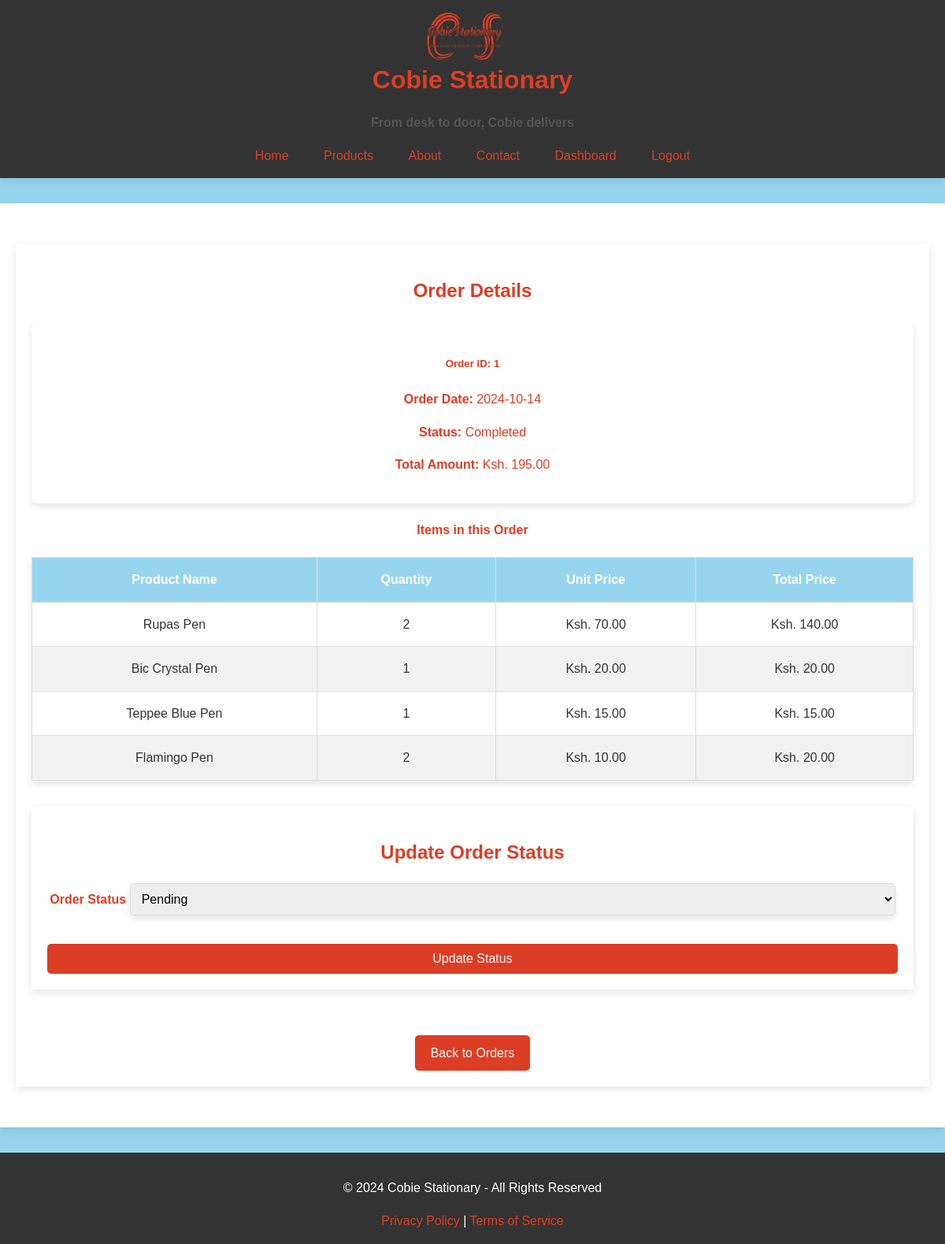
The app's page /order/order/1 (signed in) with its own data.
### app/models.py (models this page shows, shortened)
class Order(db.Model):
    __tablename__ = 'orders'
    order_id = db.Column(db.Integer, primary_key=True, autoincrement=True)
    customer_id = db.Column(db.Integer, db.ForeignKey('customers.customer_id'), nullable=False)
    order_date = db.Column(db.DateTime, default=db.func.current_timestamp())
    total_amount = db.Column(db.Numeric(10, 2), nullable=False)
    status = db.Column(db.Enum('Pending','Sorting','Transporting', 'Completed', 'Cancelled'), default='Pending')
    order_items = db.relationship('OrderItem', backref='order', lazy=True)

class OrderItem(db.Model):
    __tablename__ = 'order_items'
    order_item_id = db.Column(db.Integer, primary_key=True, autoincrement=True)
    order_id = db.Column(db.Integer, db.ForeignKey('orders.order_id'), nullable=False)
    product_id = db.Column(db.Integer, db.ForeignKey('products.product_id'), nullable=False)
    quantity = db.Column(db.Integer, nullable=False)
    total_price = db.Column(db.Numeric(10, 2), nullable=False)
    product = db.relationship('Product', backref='order_items')

class Product(db.Model):
    __tablename__ = 'products'
    product_id = db.Column(db.Integer, primary_key=True, autoincrement=True)
    product_name = db.Column(db.String(255), nullable=False)
    product_code = db.Column(db.String(10), unique=True, nullable=True)  # New field for product code
    category_id = db.Column(db.Integer, db.ForeignKey('categories.category_id'), nullable=True)
    supplier_id = db.Column(db.Integer, db.ForeignKey('suppliers.supplier_id'), nullable=True)
    unit_price = db.Column(db.Numeric(10, 2), nullable=False)
    stock_quantity = db.Column(db.Integer, nullable=False, default=0)
    reorder_level = db.Column(db.Integer, nullable=False)
    discontinued = db.Column(db.Boolean, default=False)
    image = db.Column(LargeBinary, nullable=True)  # New field for storing image data
    inventory = db.relationship('Inventory', backref='product', lazy=True)
    sales_items = db.relationship('SalesItem', backref='product', lazy=True)

### app/order/routes.py (the view)
@order_bp.route('/order/<int:order_id>', methods=['GET'])
@login_required
def view_order_details(order_id):
    form = OrderStatusForm()
    order = Order.query.get_or_404(order_id)
    order_items = order.order_items
    return render_template('view_order_details.html',
    form=form, order=order, order_items=order_items)

### app/order/forms.py
class OrderStatusForm(FlaskForm):
    status = SelectField('Status', choices=[
        ('Pending', 'Pending'),
        ('Sorting', 'Sorting'),
        ('Transporting', 'Transporting'),
        ('Completed', 'Completed'),
        ('Cancelled', 'Cancelled')
    ], validators=[DataRequired()])
    submit = SubmitField('Update Status')

### app/models.py (called while the page is built)
    @property
    def is_authenticated(self):
        return True

### app/order/templates/view_order_details.html (shortened to what this page needs)
{% extends 'base.html' %}
{% block head %}
<link rel="stylesheet" href="{{ url_for('static', filename='css/tables.css') }}">
<link rel="stylesheet" href="{{ url_for('static', filename='css/forms.css') }}">
{% endblock %}
{% block content %}
<div class="container mt-4">
    <h2>Order Details</h2>
    <div class="card">
        <div class="card-body">
            <h5 class="card-title">Order ID: {{ order.order_id }}</h5>
            <p><strong>Order Date:</strong> {{ order.order_date.strftime('%Y-%m-%d') }}</p>
            <p><strong>Status:</strong> {{ order.status }}</p>
            <p><strong>Total Amount:</strong> {{ order.total_amount | currency }}</p>
        </div>
    </div>
    <h4>Items in this Order</h4>
    <table class="table table-striped mt-3">
        <thead>
            <tr>
                <th>Product Name</th>
                <th>Quantity</th>
                <th>Unit Price</th>
                <th>Total Price</th>
            </tr>
        </thead>
        <tbody>
            {% for item in order_items %}
            <tr>
                <td>{{ item.product.product_name }}</td>
                <td>{{ item.quantity }}</td>
                <td>{{ item.product.unit_price | currency }}</td>
                <td>{{ (item.quantity * item.product.unit_price) | currency }}</td>
            </tr>
            {% endfor %}
        </tbody>
    </table>
    <div class="container">
    <h2>Update Order Status</h2>
    <form method="POST" action="{{ url_for('order.update_order_status', order_id=order.order_id) }}">
        <div class="form-group">
            <label for="status">Order Status</label>
            {{ form.status(class="form-control") }}
        </div>
        <button type="submit" class="btn btn-primary">Update Status</button>
    </form>
</div><br>
    <a href="{{ url_for('order.view_customer_orders') }}" class="btn btn-primary mt-3">Back to Orders</a>
</div>
{% endblock %}

### app/static/css/styles.css (style rules this page uses)
body { background-color: #97D5EE; color: #DB3E25; font-family: 'Arial', sans-serif; margin: 0; padding: 0; line-height: 1.6; text-align: center; }
.container { max-width: 1200px; margin: 2rem auto; padding: 1.25rem; }
.card { background-color: #ffffff; border-radius: 8px; padding: 1.25rem; box-shadow: 0px 4px 8px rgba(0, 0, 0, 0.1); margin-bottom: 1.25rem; }

### app/static/css/tables.css (style rules this page uses)
.container { max-width: 1200px; margin: 2rem auto; padding: 1.25rem; background-color: #ffffff; box-shadow: 0px 4px 10px rgba(0, 0, 0, 0.1); }
.table { width: 100%; border-collapse: collapse; margin-top: 20px; box-shadow: 0px 4px 10px rgba(0, 0, 0, 0.1); }
.table th, .table td { padding: 15px; border: 1px solid #ddd; text-align: center; }
.table th { background-color: #97D5EE; color: #ffffff; font-weight: bold; }
.table tbody tr:nth-child(even) { background-color: #f2f2f2; }
.table tbody td { color: #333333; }
.btn { padding: 10px 20px; background-color: #DB3E25; color: #ffffff; border: none; border-radius: 5px; cursor: pointer; text-decoration: none; display: inline-block; transition: background-color 0.3s ease; }

### app/static/css/forms.css (style rules this page uses)
.form-group { margin-bottom: 1.5rem; }
.form-group label { color: #DB3E25; font-size: 1rem; margin-bottom: 0.5rem; font-weight: bold; }
input, select, .form-control { width: 90%; padding: 0.625rem; margin-bottom: 0.75rem; border: 1px solid #ddd; border-radius: 5px; font-size: 1rem; box-shadow: 0px 4px 8px rgba(0, 0, 0, 0.1); font-weight: normal bold; }
button { background-color: #DB3E25; color: #ffffff; padding: 0.75rem 1.5rem; border: none; border-radius: 5px; cursor: pointer; font-size: 1rem; width: 100%; text-align: center; transition: background-color 0.3s ease; }

### records on screen
Order: order_id "1", order_date "2024-10-14", status "Completed", total_amount "Ksh. 195.00"
OrderItem: product.product_name "Rupas Pen", quantity "2", product.unit_price "Ksh. 70.00", (item.quantity*item.product.unit_price)|currency "Ksh. 140.00"
OrderItem: product.product_name "Bic Crystal Pen", quantity "1", product.unit_price "Ksh. 20.00", (item.quantity*item.product.unit_price)|currency "Ksh. 20.00"
OrderItem: product.product_name "Teppee Blue Pen", quantity "1", product.unit_price "Ksh. 15.00", (item.quantity*item.product.unit_price)|currency "Ksh. 15.00"
OrderItem: product.product_name "Flamingo Pen", quantity "2", product.unit_price "Ksh. 10.00", (item.quantity*item.product.unit_price)|currency "Ksh. 20.00"
